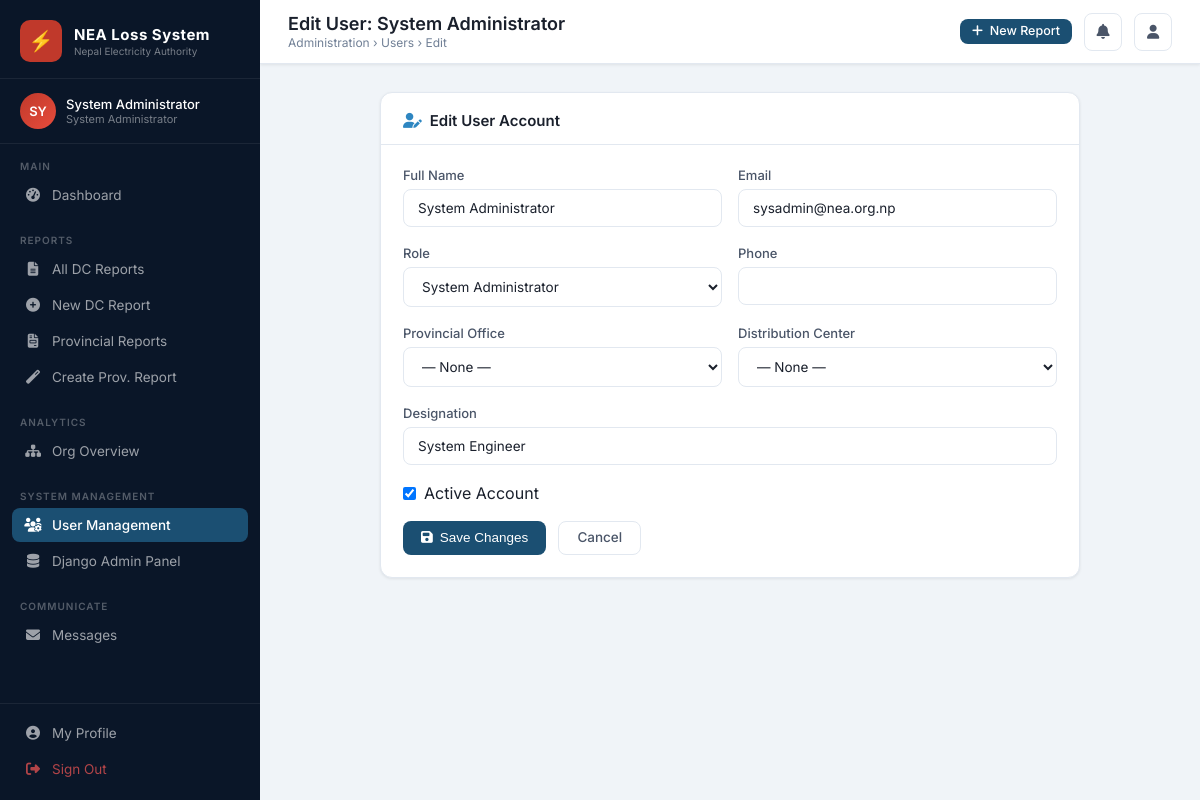
Screenshot of /users/1/edit/ (signed in) with the database file from the repository.
### nea_loss/models.py (models this page shows, shortened)
class NEAUser(AbstractBaseUser, PermissionsMixin):
    ROLE_CHOICES = [
        ('SYS_ADMIN', 'System Administrator'),
        ('MD', 'Managing Director'),
        ('DMD', 'Deputy Managing Director'),
        ('DIRECTOR', 'Director'),
        ('PROVINCIAL_MANAGER', 'Provincial Manager'),
        ('DC_MANAGER', 'DC Manager'),
        ('DC_STAFF', 'DC Staff'),
    ]
    username = models.CharField(max_length=50, unique=True)
    email = models.EmailField(unique=True)
    full_name = models.CharField(max_length=150)
    role = models.CharField(max_length=30, choices=ROLE_CHOICES, default='DC_STAFF')
    employee_id = models.CharField(max_length=30, blank=True)
    phone = models.CharField(max_length=20, blank=True)
    designation = models.CharField(max_length=100, blank=True)
    provincial_office = models.ForeignKey(ProvincialOffice, null=True, blank=True, on_delete=models.SET_NULL)
    distribution_center = models.ForeignKey(DistributionCenter, null=True, blank=True, on_delete=models.SET_NULL)
    is_active = models.BooleanField(default=True)
    is_staff = models.BooleanField(default=False)
    date_joined = models.DateTimeField(default=timezone.now)
    last_login_ip = models.GenericIPAddressField(null=True, blank=True)
    objects = NEAUserManager()
    USERNAME_FIELD = 'username'
    REQUIRED_FIELDS = ['email', 'full_name']
    @property
    def is_system_admin(self):
        return self.role == 'SYS_ADMIN' or self.is_superuser
    @property
    def is_top_management(self):
        return self.role in ['MD', 'DMD', 'DIRECTOR']
    @property
    def is_provincial(self):
        return self.role == 'PROVINCIAL_MANAGER'
    @property
    def is_dc_level(self):
        return self.role in ['DC_MANAGER', 'DC_STAFF']
    class Meta:
        verbose_name = 'NEA User'
        verbose_name_plural = 'NEA Users'

### nea_loss/views.py (the view, shortened to what this page needs)
# urls.py: path('users/<int:pk>/edit/', views.UserEditView.as_view(), name='user_edit'),
class UserEditView(LoginRequiredMixin, View):
    template_name = 'nea_loss/users/edit.html'
    def get(self, request, pk):
        if not request.user.is_system_admin and not request.user.is_top_management and not request.user.is_staff:
            return redirect('dashboard')
        user = get_object_or_404(NEAUser, pk=pk)
        return render(request, self.template_name, {
            'edit_user': user,
            'role_choices': NEAUser.ROLE_CHOICES,
            'provincial_offices': ProvincialOffice.objects.all(),
            'distribution_centers': DistributionCenter.objects.all(),
        })

### nea_loss/context_processors.py (called while the page is built, shortened)
def nea_permissions(request):
    u = request.user
    is_sys_admin = getattr(u, 'is_system_admin', False)
    is_top = getattr(u, 'is_top_management', False)
    is_prov = getattr(u, 'is_provincial', False)
    is_dc = getattr(u, 'is_dc_level', False)
    can_create_dc = False
    if is_sys_admin:
        can_create_dc = True
    elif is_dc:
        can_create_dc = bool(getattr(u, 'distribution_center_id', None))
    can_create_prov = False
    if is_sys_admin:
        can_create_prov = True
    elif is_prov:
        can_create_prov = bool(getattr(u, 'provincial_office_id', None))
    return {
        'can_create_loss_report': can_create_dc,
        'can_create_provincial_report': can_create_prov,
        'is_system_admin': is_sys_admin,
        'is_top_management': is_top,
        'is_provincial': is_prov,
        'is_dc_level': is_dc,
    }

### nea_loss/templates/nea_loss/users/edit.html (shortened to what this page needs)
{% extends 'nea_loss/base.html' %}
{% block page_title %}Edit User: {{ edit_user.full_name }}{% endblock %}
{% block breadcrumb %}Administration &rsaquo; Users &rsaquo; Edit{% endblock %}
{% block content %}
<div style="max-width:700px; margin:0 auto;">
<div class="card">
  <div class="card-header"><h2><i class="fas fa-user-edit" style="color:var(--nea-blue-mid);margin-right:8px;"></i>Edit User Account</h2></div>
  <div class="card-body">
    <form method="POST">
      <div class="form-row">
        <div class="form-group">
          <label class="form-label">Full Name</label>
          <input type="text" name="full_name" class="form-control" value="{{ edit_user.full_name }}">
        </div>
        <div class="form-group">
          <label class="form-label">Email</label>
          <input type="email" name="email" class="form-control" value="{{ edit_user.email }}">
        </div>
      </div>
      <div class="form-row">
        <div class="form-group">
          <label class="form-label">Role</label>
          <select name="role" class="form-control">
            {% for val, label in role_choices %}
            <option value="{{ val }}" {% if edit_user.role == val %}selected{% endif %}>{{ label }}</option>
            {% endfor %}
          </select>
        </div>
        <div class="form-group">
          <label class="form-label">Phone</label>
          <input type="text" name="phone" class="form-control" value="{{ edit_user.phone }}">
        </div>
      </div>
      <div class="form-row">
        <div class="form-group">
          <label class="form-label">Provincial Office</label>
          <select name="provincial_office" class="form-control">
            <option value="">— None —</option>
          </select>
        </div>
        <div class="form-group">
          <label class="form-label">Distribution Center</label>
          <select name="distribution_center" class="form-control">
            <option value="">— None —</option>
          </select>
        </div>
      </div>
      <div class="form-group">
        <label class="form-label">Designation</label>
        <input type="text" name="designation" class="form-control" value="{{ edit_user.designation }}">
      </div>
      <div class="form-group">
        <label style="display:flex; align-items:center; gap:8px; cursor:pointer;">
          <input type="checkbox" name="is_active" {% if edit_user.is_active %}checked{% endif %}> Active Account
        </label>
      </div>
      <div style="display:flex; gap:12px; margin-top:16px;">
        <button type="submit" class="btn btn-primary"><i class="fas fa-save"></i> Save Changes</button>
        <a href="{% url 'user_list' %}" class="btn btn-outline">Cancel</a>
      </div>
    </form>
  </div>
</div>
</div>
{% endblock %}

### nea_loss/templates/nea_loss/base.html (shortened to what this page needs)
{% load static %}
<!DOCTYPE html>
<html lang="en">
<head>
<link href="https://cdnjs.cloudflare.com/ajax/libs/font-awesome/6.5.0/css/all.min.css" rel="stylesheet">
</head>
<body>
<aside class="sidebar">
  <div class="sidebar-logo">
    <div class="sidebar-logo-icon">⚡</div>
    <div class="sidebar-logo-text">
      <div class="brand">NEA Loss System</div>
      <div class="tagline">Nepal Electricity Authority</div>
    </div>
  </div>
  {% if user.is_authenticated %}
  <div class="sidebar-user">
    <div class="user-avatar">{{ user.full_name|slice:":2"|upper }}</div>
    <div class="user-info">
      <div class="name">{{ user.full_name|truncatechars:22 }}</div>
      <div class="role">{{ user.get_role_display }}</div>
    </div>
  </div>
  {% endif %}
  <nav>
    <div class="nav-section">
      <div class="nav-section-label">Main</div>
      <a href="{% url 'dashboard' %}" class="nav-item {% if request.resolver_match.url_name == 'dashboard' %}active{% endif %}">
        <i class="fas fa-tachometer-alt"></i> Dashboard
      </a>
    </div>
    {% if is_system_admin %}
    <div class="nav-section">
      <div class="nav-section-label">Reports</div>
      <a href="{% url 'report_list' %}" class="nav-item {% if request.resolver_match.url_name == 'report_list' %}active{% endif %}">
        <i class="fas fa-file-alt"></i> All DC Reports
      </a>
      <a href="{% url 'report_create' %}" class="nav-item {% if request.resolver_match.url_name == 'report_create' %}active{% endif %}">
        <i class="fas fa-plus-circle"></i> New DC Report
      </a>
      <a href="{% url 'provincial_report_list' %}" class="nav-item {% if 'provincial' in request.resolver_match.url_name %}active{% endif %}">
        <i class="fas fa-file-invoice"></i> Provincial Reports
      </a>
      <a href="{% url 'provincial_report_create' %}" class="nav-item">
        <i class="fas fa-magic"></i> Create Prov. Report
      </a>
    </div>
    <div class="nav-section">
      <div class="nav-section-label">Analytics</div>
      <a href="{% url 'org_overview' %}" class="nav-item {% if request.resolver_match.url_name == 'org_overview' %}active{% endif %}">
        <i class="fas fa-sitemap"></i> Org Overview
      </a>
    </div>
    <div class="nav-section">
      <div class="nav-section-label">System Management</div>
      <a href="{% url 'user_list' %}" class="nav-item {% if 'user' in request.resolver_match.url_name %}active{% endif %}">
        <i class="fas fa-users-cog"></i> User Management
      </a>
      <a href="/admin/" class="nav-item" target="_blank">
        <i class="fas fa-database"></i> Django Admin Panel
      </a>
    </div>
    {% endif %}
  </nav>
  <div class="nav-section">
    <div class="nav-section-label">Communicate</div>
    <a href="{% url 'message_inbox' %}" class="nav-item {% if 'message' in request.resolver_match.url_name %}active{% endif %}">
      <i class="fas fa-envelope"></i> Messages
    </a>
  </div>
  <div class="sidebar-footer">
    <a href="{% url 'profile' %}" class="nav-item">
      <i class="fas fa-user-circle"></i> My Profile
    </a>
    <a href="{% url 'logout' %}" class="nav-item" style="color:rgba(220,80,80,0.8);">
      <i class="fas fa-sign-out-alt"></i> Sign Out
    </a>
  </div>
</aside>
<header class="topbar">
  <div class="topbar-title">
    <h1>{% block page_title %}Dashboard{% endblock %}</h1>
    <div class="breadcrumb">{% block breadcrumb %}NEA Loss Analysis System{% endblock %}</div>
  </div>
  <div class="topbar-actions">
    {% if can_create_loss_report and not is_provincial %}
    <a href="{% url 'report_create' %}" class="btn btn-primary btn-sm">
      <i class="fas fa-plus"></i> New Report
    </a>
    {% endif %}
    <a href="#" class="topbar-btn" id="notif-btn" title="Notifications">
      <i class="fas fa-bell" style="font-size:15px;"></i>
    </a>
    <a href="{% url 'profile' %}" class="topbar-btn">
      <i class="fas fa-user" style="font-size:14px;"></i>
    </a>
  </div>
</header>
<main class="main-content">
  <div class="page-body">
    {% block content %}{% endblock %}
  </div>
</main>
</body>
</html>

### rows the page displays
NEAUser: full_name "SY", full_name "System Administrator", role "System Administrator", email "sysadmin@nea.org.np", designation "System Engineer", is_active "☑"
